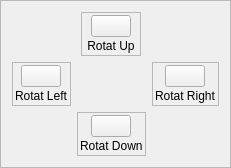
                  <widget class="QFrame" name="frame_29">
                   <property name="frameShape">
                    <enum>QFrame::StyledPanel</enum>
                   </property>
                   <property name="frameShadow">
                    <enum>QFrame::Raised</enum>
                   </property>
                   <layout class="QGridLayout" name="gridLayout_3">
                    <item row="0" column="1" alignment="Qt::AlignHCenter">
                     <widget class="QFrame" name="frame_37">
                      <property name="frameShape">
                       <enum>QFrame::StyledPanel</enum>
                      </property>
                      <property name="frameShadow">
                       <enum>QFrame::Raised</enum>
                      </property>
                      <layout class="QVBoxLayout" name="verticalLayout_18">
                       <property name="spacing">
                        <number>2</number>
                       </property>
                       <property name="leftMargin">
                        <number>2</number>
                       </property>
                       <property name="topMargin">
                        <number>2</number>
                       </property>
                       <property name="rightMargin">
                        <number>2</number>
                       </property>
                       <property name="bottomMargin">
                        <number>2</number>
                       </property>
                       <item alignment="Qt::AlignHCenter">
                        <widget class="QPushButton" name="Up_PitchButton">
                         <property name="sizePolicy">
                          <sizepolicy hsizetype="Fixed" vsizetype="Fixed">
                           <horstretch>0</horstretch>
                           <verstretch>0</verstretch>
                          </sizepolicy>
                         </property>
                         <property name="font">
                          <font>
                           <weight>75</weight>
                           <bold>true</bold>
                          </font>
                         </property>
                         <property name="text">
                          <string/>
                         </property>
                         <property name="icon">
                          <iconset>
                           <normaloff>../../../../../.designer/icons/images/rotateup.svg</normaloff>../../../../../.designer/icons/images/rotateup.svg</iconset>
                         </property>
                         <property name="iconSize">
                          <size>
                           <width>40</width>
                           <height>40</height>
                          </size>
                         </property>
                        </widget>
                       </item>
                       <item alignment="Qt::AlignHCenter">
                        <widget class="QLabel" name="label_39">
                         <property name="text">
                          <string> Rotat Up </string>
                         </property>
                        </widget>
                       </item>
                      </layout>
                     </widget>
                    </item>
                    <item row="1" column="0" alignment="Qt::AlignHCenter">
                     <widget class="QFrame" name="frame_36">
                      <property name="frameShape">
                       <enum>QFrame::StyledPanel</enum>
                      </property>
                      <property name="frameShadow">
                       <enum>QFrame::Raised</enum>
                      </property>
                      <layout class="QVBoxLayout" name="verticalLayout_19">
                       <property name="spacing">
                        <number>2</number>
                       </property>
                       <property name="leftMargin">
                        <number>2</number>
                       </property>
                       <property name="topMargin">
                        <number>2</number>
                       </property>
                       <property name="rightMargin">
                        <number>2</number>
                       </property>
                       <property name="bottomMargin">
                        <number>2</number>
                       </property>
                       <item alignment="Qt::AlignHCenter">
                        <widget class="QPushButton" name="Left_RowButton">
                         <property name="sizePolicy">
                          <sizepolicy hsizetype="Fixed" vsizetype="Fixed">
                           <horstretch>0</horstretch>
                           <verstretch>0</verstretch>
                          </sizepolicy>
                         </property>
                         <property name="font">
                          <font>
                           <weight>75</weight>
                           <bold>true</bold>
                          </font>
                         </property>
                         <property name="text">
                          <string/>
                         </property>
                         <property name="icon">
                          <iconset>
                           <normaloff>../../../../../.designer/icons/images/rotate left.svg</normaloff>../../../../../.designer/icons/images/rotate left.svg</iconset>
                         </property>
                         <property name="iconSize">
                          <size>
                           <width>40</width>
                           <height>40</height>
                          </size>
                         </property>
                        </widget>
                       </item>
                       <item alignment="Qt::AlignHCenter">
                        <widget class="QLabel" name="label_40">
                         <property name="text">
                          <string>Rotat Left</string>
                         </property>
                        </widget>
                       </item>
                      </layout>
                     </widget>
                    </item>
                    <item row="1" column="2" alignment="Qt::AlignHCenter">
                     <widget class="QFrame" name="frame_39">
                      <property name="frameShape">
                       <enum>QFrame::StyledPanel</enum>
                      </property>
                      <property name="frameShadow">
                       <enum>QFrame::Raised</enum>
                      </property>
                      <layout class="QVBoxLayout" name="verticalLayout_20">
                       <property name="spacing">
                        <number>2</number>
                       </property>
                       <property name="leftMargin">
                        <number>2</number>
                       </property>
                       <property name="topMargin">
                        <number>2</number>
                       </property>
                       <property name="rightMargin">
                        <number>2</number>
                       </property>
                       <property name="bottomMargin">
                        <number>2</number>
                       </property>
                       <item alignment="Qt::AlignHCenter">
                        <widget class="QPushButton" name="Right_RowButton">
                         <property name="sizePolicy">
                          <sizepolicy hsizetype="Fixed" vsizetype="Fixed">
                           <horstretch>0</horstretch>
                           <verstretch>0</verstretch>
                          </sizepolicy>
                         </property>
                         <property name="font">
                          <font>
                           <weight>75</weight>
                           <bold>true</bold>
                          </font>
                         </property>
                         <property name="text">
                          <string/>
                         </property>
                         <property name="icon">
                          <iconset>
                           <normaloff>../../../../../.designer/icons/images/rotate right.svg</normaloff>../../../../../.designer/icons/images/rotate right.svg</iconset>
                         </property>
                         <property name="iconSize">
                          <size>
                           <width>40</width>
                           <height>40</height>
                          </size>
                         </property>
                        </widget>
                       </item>
                       <item alignment="Qt::AlignHCenter">
                        <widget class="QLabel" name="label_42">
                         <property name="text">
                          <string>Rotat Right</string>
                         </property>
                        </widget>
                       </item>
                      </layout>
                     </widget>
                    </item>
                    <item row="2" column="1" alignment="Qt::AlignHCenter">
                     <widget class="QFrame" name="frame_38">
                      <property name="frameShape">
                       <enum>QFrame::StyledPanel</enum>
                      </property>
                      <property name="frameShadow">
                       <enum>QFrame::Raised</enum>
                      </property>
                      <layout class="QVBoxLayout" name="verticalLayout_21">
                       <property name="spacing">
                        <number>2</number>
                       </property>
                       <property name="leftMargin">
                        <number>2</number>
                       </property>
                       <property name="topMargin">
                        <number>2</number>
                       </property>
                       <property name="rightMargin">
                        <number>2</number>
                       </property>
                       <property name="bottomMargin">
                        <number>2</number>
                       </property>
                       <item alignment="Qt::AlignHCenter">
                        <widget class="QPushButton" name="Down_PitchButton">
                         <property name="sizePolicy">
                          <sizepolicy hsizetype="Fixed" vsizetype="Fixed">
                           <horstretch>0</horstretch>
                           <verstretch>0</verstretch>
                          </sizepolicy>
                         </property>
                         <property name="font">
                          <font>
                           <weight>75</weight>
                           <bold>true</bold>
                          </font>
                         </property>
                         <property name="text">
                          <string/>
                         </property>
                         <property name="icon">
                          <iconset>
                           <normaloff>../../../../../.designer/icons/images/rotatedown.svg</normaloff>../../../../../.designer/icons/images/rotatedown.svg</iconset>
                         </property>
                         <property name="iconSize">
                          <size>
                           <width>40</width>
                           <height>40</height>
                          </size>
                         </property>
                        </widget>
                       </item>
                       <item alignment="Qt::AlignHCenter">
                        <widget class="QLabel" name="label_41">
                         <property name="text">
                          <string>Rotat Down</string>
                         </property>
                        </widget>
                       </item>
                      </layout>
                     </widget>
                    </item>
                   </layout>
                  </widget>
